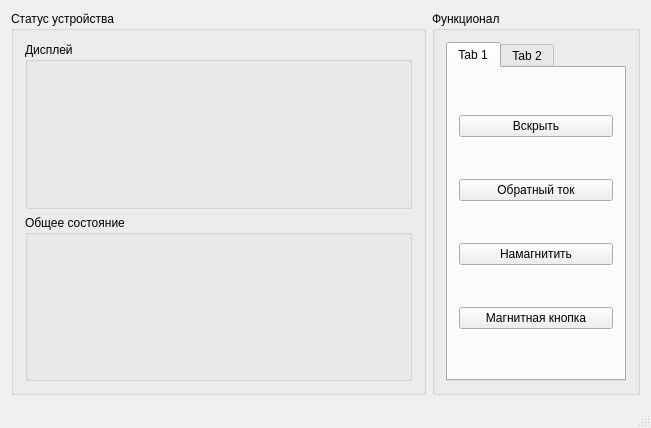
<?xml version="1.0" encoding="UTF-8"?>
<ui version="4.0">
 <class>MainWindow</class>
 <widget class="QMainWindow" name="MainWindow">
  <property name="geometry">
   <rect>
    <x>0</x>
    <y>0</y>
    <width>651</width>
    <height>428</height>
   </rect>
  </property>
  <property name="windowTitle">
   <string>MainWindow</string>
  </property>
  <widget class="QWidget" name="centralWidget">
   <layout class="QGridLayout" name="gridLayout">
    <item row="0" column="0">
     <widget class="QGroupBox" name="groupBox">
      <property name="sizePolicy">
       <sizepolicy hsizetype="Preferred" vsizetype="Preferred">
        <horstretch>2</horstretch>
        <verstretch>0</verstretch>
       </sizepolicy>
      </property>
      <property name="title">
       <string>Статус устройства</string>
      </property>
      <layout class="QVBoxLayout" name="verticalLayout">
       <item>
        <widget class="QGroupBox" name="groupBox_3">
         <property name="title">
          <string>Дисплей</string>
         </property>
        </widget>
       </item>
       <item>
        <widget class="QGroupBox" name="groupBox_4">
         <property name="title">
          <string>Общее состояние</string>
         </property>
         <zorder>groupBox_5</zorder>
         <zorder>groupBox_5</zorder>
        </widget>
       </item>
      </layout>
     </widget>
    </item>
    <item row="0" column="1">
     <widget class="QGroupBox" name="groupBox_2">
      <property name="sizePolicy">
       <sizepolicy hsizetype="Preferred" vsizetype="Preferred">
        <horstretch>1</horstretch>
        <verstretch>0</verstretch>
       </sizepolicy>
      </property>
      <property name="title">
       <string>Функционал</string>
      </property>
      <layout class="QVBoxLayout" name="verticalLayout_2">
       <item>
        <widget class="QTabWidget" name="tabWidget">
         <property name="sizePolicy">
          <sizepolicy hsizetype="Expanding" vsizetype="Expanding">
           <horstretch>0</horstretch>
           <verstretch>0</verstretch>
          </sizepolicy>
         </property>
         <property name="currentIndex">
          <number>0</number>
         </property>
         <widget class="QWidget" name="tab">
          <attribute name="title">
           <string>Tab 1</string>
          </attribute>
          <layout class="QVBoxLayout" name="verticalLayout_3">
           <item>
            <widget class="QPushButton" name="openButton">
             <property name="text">
              <string>Вскрыть</string>
             </property>
            </widget>
           </item>
           <item>
            <widget class="QPushButton" name="reverseButton">
             <property name="text">
              <string>Обратный ток</string>
             </property>
            </widget>
           </item>
           <item>
            <widget class="QPushButton" name="strongMagButton">
             <property name="text">
              <string>Намагнитить</string>
             </property>
            </widget>
           </item>
           <item>
            <widget class="QPushButton" name="magniteButton">
             <property name="text">
              <string>Магнитная кнопка</string>
             </property>
            </widget>
           </item>
          </layout>
         </widget>
         <widget class="QWidget" name="tab_2">
          <attribute name="title">
           <string>Tab 2</string>
          </attribute>
         </widget>
        </widget>
       </item>
      </layout>
     </widget>
    </item>
   </layout>
  </widget>
  <widget class="QMenuBar" name="menuBar">
   <property name="geometry">
    <rect>
     <x>0</x>
     <y>0</y>
     <width>651</width>
     <height>25</height>
    </rect>
   </property>
  </widget>
  <widget class="QStatusBar" name="statusBar"/>
 </widget>
 <layoutdefault spacing="6" margin="11"/>
 <resources/>
 <connections/>
</ui>
